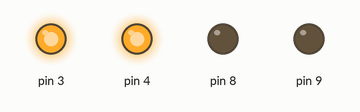
Bench run of a sketch on a simulated Arduino Uno, built with avr-gcc and run on an emulated ATmega328P. Parts: output pins drawn as LEDs (lit = HIGH).

Above: at 0.1 s.
At 1.1 s:
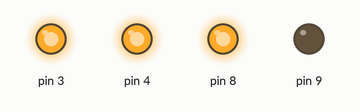
At 2.6 s:
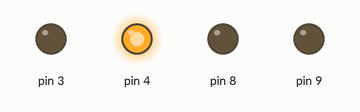
At 3.1 s:
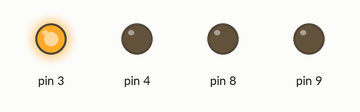
At 5.4 s:
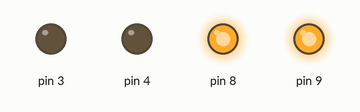
At 8.1 s:
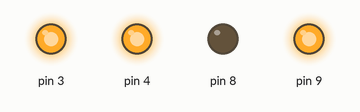
Timing chart, 0 to 8.5 s (numbered marks = the images above):
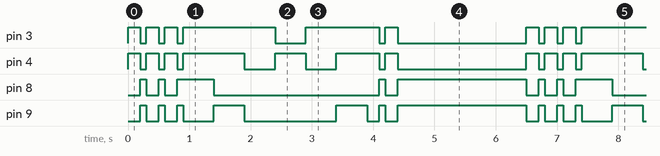

The sketch:

2_2_led_matrix1.ino
```cpp
void setup()
{
  pinMode(3, OUTPUT);
  pinMode(4, OUTPUT);
  pinMode(8, OUTPUT);
  pinMode(9, OUTPUT);
}

void allLedOn()
{
  digitalWrite(8, 0); //--B
  digitalWrite(9, 0); //--A
  digitalWrite(3, 1); //--1
  digitalWrite(4, 1); //--2
}
void ledA1()
{
  digitalWrite(9, 0); //--A
  digitalWrite(8, 1); //--B
  digitalWrite(3, 1); //--1
  digitalWrite(4, 0); //--2
}
void ledB1()
{
  digitalWrite(9, 1); //--A
  digitalWrite(8, 0); //--B
  digitalWrite(3, 1); //--1
  digitalWrite(4, 0); //--2
}
void ledA2()
{
  digitalWrite(9, 0); //--A
  digitalWrite(8, 1); //--B
  digitalWrite(3, 0); //--1
  digitalWrite(4, 1); //--2
}
void ledB2()
{
  digitalWrite(9, 1); //--A
  digitalWrite(8, 0); //--B
  digitalWrite(3, 0); //--1
  digitalWrite(4, 1); //--2
}

void ledA()
{
  digitalWrite(8, 1); //--B
  digitalWrite(9, 0); //--A
  digitalWrite(3, 1); //--1
  digitalWrite(4, 1); //--2
}
void ledB()
{
  digitalWrite(8, 0); //--B
  digitalWrite(9, 1); //--A
  digitalWrite(3, 1); //--1
  digitalWrite(4, 1); //--2
}

void led1()
{
  digitalWrite(8, 0); //--B
  digitalWrite(9, 0); //--A
  digitalWrite(3, 1); //--1
  digitalWrite(4, 0); //--2
}
void led2()
{
  digitalWrite(8, 0); //--B
  digitalWrite(9, 0); //--A
  digitalWrite(3, 0); //--1
  digitalWrite(4, 1); //--2
}


void allOff()
{
  digitalWrite(9, 1); //--A
  digitalWrite(8, 1); //--B
  digitalWrite(3, 0); //--1
  digitalWrite(4, 0); //--2
}

void loop()
{
  int i;
  for(i=0;i<3;i++)
  {
    allLedOn();
    delay(200);
    allOff();
    delay(100);
  }

  ledA();
  delay(500);
  ledB();
  delay(500);
  led1();
  delay(500);
  led2();
  delay(500);
  led1();
  delay(500);
  ledB();
  delay(500);


  for(i=0;i<2;i++)
  {
    allLedOn();
    delay(200);
    allOff();
    delay(100);
  }
  delay(2000);

}
```

Measured:
- by itself, pin 8: repeats every 6.5 s: LOW 0.20 s, HIGH 0.10 s, LOW 0.20 s, HIGH 0.60 s, LOW 2.7 s, HIGH 0.10 s, LOW 0.20 s, HIGH 2.1 s, LOW 0.20 s, HIGH 0.10 s
- by itself, pin 3: repeats every 6.5 s: 2 × (LOW 0.10 s, HIGH 0.20 s), LOW 0.10 s, HIGH 1.5 s, LOW 0.50 s, HIGH 1.2 s, LOW 0.10 s, HIGH 0.20 s, LOW 2.1 s, HIGH 0.20 s
- by itself, everything shown: repeats every 6.5 s, in 16 steps
